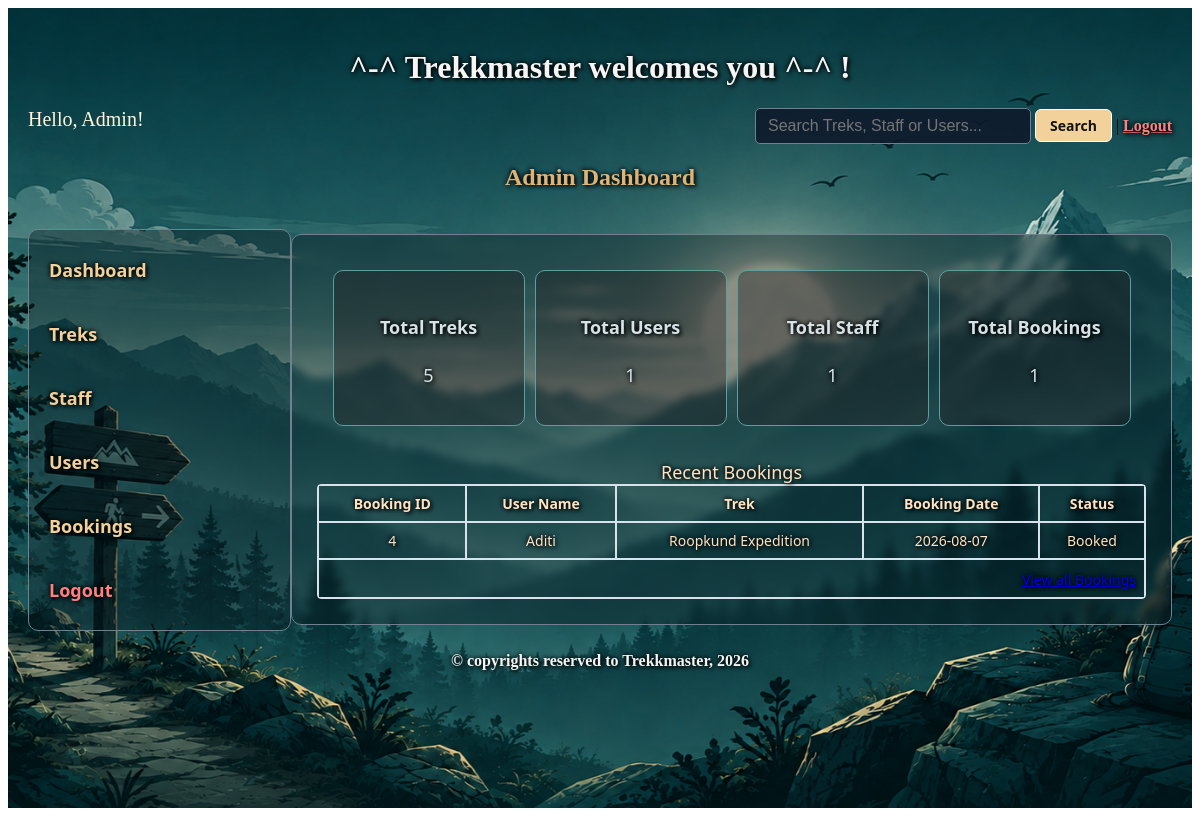
/admin (signed in), run on an earlier commit of the app's database.
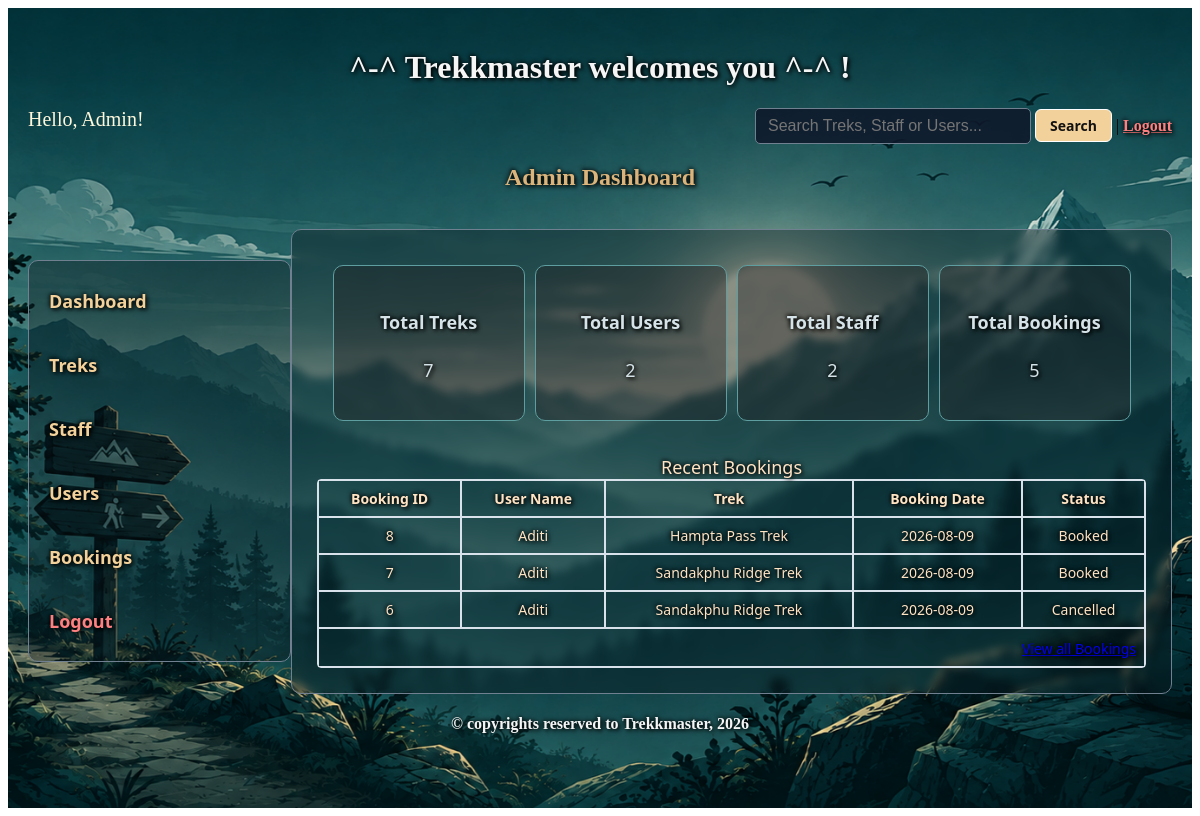
And on a later commit of the database.
### models.py (models this page shows)
class Bookings(db.Model):
    __tablename__='bookings'
    booking_id = db.Column(db.Integer, primary_key=True, autoincrement=True)
    trekker_id = db.Column(db.Integer, db.ForeignKey('trekker.trekker_id'), nullable=False)
    trek_id = db.Column(db.Integer, db.ForeignKey('trek.trek_id'), nullable=False)
    booking_date = db.Column(db.Date, nullable = False)
    status = db.Column(db.Integer, nullable=False, default=0)  #0-booked, 1-cancelled, 2-completed
    payment_status = db.Column(db.Integer, nullable=False, default=0)  #0-pending, 1-paid, 2-refunded

class Trekker(db.Model):
    __tablename__='trekker'
    trekker_id = db.Column(db.Integer, primary_key=True)
    user_id= db.Column(db.Integer, db.ForeignKey('user_details.user_id'), nullable=False, unique=True) #linking child to parent
    full_name = db.Column(db.String, nullable=False)
    address = db.Column(db.String, nullable=False)
    phone_no = db.Column(db.String(15), nullable=False)
    status = db.Column(db.Integer, nullable=False, default=0)  #0-registered, 1-deactivated, 2- blacklisted
    bookings = db.relationship("Bookings", cascade="all, delete", backref="trekker")

class Trek(db.Model):
    __tablename__='trek'
    trek_id = db.Column(db.Integer, primary_key=True, autoincrement=True)
    trek_name = db.Column(db.String, unique = True, nullable = False)
    location = db.Column(db.String, nullable = False)
    difficulty = db.Column(db.Integer, nullable=False, default=0)  #0-easy, 1-moderate, 2- hard
    staff_assigned = db.Column(db.Integer, db.ForeignKey('staff.staff_id'), nullable = False)
    status = db.Column(db.Integer, nullable=False, default=0)  #0-open, 1-closed, 2- completed
    duration = db.Column(db.Integer, nullable = False)
    description = db.Column(db.String, nullable = False)
    av_slots = db.Column(db.Integer, nullable = False)
    st_date = db.Column(db.Date, nullable = False)
    en_date = db.Column(db.Date, nullable = False)
    bookings = db.relationship("Bookings", cascade="all, delete", backref="trek")

### controller.py (the view)
@app.route('/admin')
@login_required
def admin_dash():
    total_treks = Trek.query.filter(Trek.status != 4).count()
    total_users = Trekker.query.filter(Trekker.status != 2).count()
    total_staff = Staff.query.filter_by(status=1).count()
    total_bookings = Bookings.query.count()
    recent_bookings = Bookings.query.order_by(Bookings.booking_id.desc()).limit(3).all()
    return render_template("admin_dash.html", total_treks=total_treks,total_users=total_users,total_staff=total_staff,total_bookings=total_bookings,recent_bookings=recent_bookings)

### app.py (called while the page is built)
@login_manager.user_loader
def load_user(user_id):
    return User_Details.query.get(int(user_id))

### templates/admin_dash.html (shortened to what this page needs)
<!DOCTYPE html>
<html lang="en">
<head>
    <link rel="stylesheet" href="/static/main.css">
</head>
<body>
    <div class="container">
        <div class="center">
            <h1>^-^ Trekkmaster welcomes you ^-^ !</h1>
        </div>
        <div style="display: flex; justify-content: space-between;">
            <span style="text-align: left; color: cornsilk; font-size: 20px;">Hello, Admin!</span>
            <span style="text-align: right;">
                <form action="{{ url_for('search') }}" method="GET">
                    <input type="text" name="q" placeholder="Search Treks, Staff or Users..." style="width: 250px">
                    <input type="submit" value="Search"> | <a href="/admin_logout">Logout</a>
                </form>
            </span>
        </div>
        <h2 class="heading">Admin Dashboard</h2>
        <br>
        <div style="display: flex;">
            <div class="sidebar">
                <a href="{{ url_for('admin_dash') }}" class="normal-text-link">Dashboard</a><br>
                <a href="{{ url_for('manage_treks') }}" class="normal-text-link">Treks</a><br>
                <a href="{{ url_for('manage_staff') }}" class="normal-text-link">Staff</a><br>
                <a href="{{ url_for('manage_users') }}" class="normal-text-link">Users</a><br>
                <a href="{{ url_for('manage_bookings') }}" class="normal-text-link">Bookings</a><br>
                <a href="/admin_logout" class="normal-text-link">Logout</a>
            </div>
            <div class="dash_style">
                <div style="display:flex; justify-content: center; gap:10px; margin-bottom: 10px; margin-top: 10px;">
                    <div class="single-metrics-card">
                        <h4>Total Treks</h4>
                        <p>{{ total_treks }}</p>
                    </div>
                    <div class="single-metrics-card">
                        <h4>Total Users</h4>
                        <p>{{ total_users }}</p>
                    </div>
                    <div class="single-metrics-card">
                        <h4>Total Staff</h4>
                        <p>{{ total_staff }}</p>
                    </div>
                    <div class="single-metrics-card">
                        <h4>Total Bookings</h4>
                        <p>{{ total_bookings }}</p>
                    </div>
                </div>
                <br>
                <table class="table" name="Bookings">
                    <caption style="font-size: 18px;">Recent Bookings</caption>
                    <tr>
                        <th>Booking ID</th>
                        <th>User Name</th>
                        <th>Trek</th>
                        <th>Booking Date</th>
                        <th>Status</th>
                    </tr>
                    {% for booking in recent_bookings %}
                    <tr>
                        <td>{{ booking.booking_id }}</td>
                        <td>{{ booking.trekker.full_name }}</td>
                        <td>{{ booking.trek.trek_name }}</td>
                        <td>{{ booking.booking_date.strftime('%Y-%m-%d') }}</td>
                        <td>
                            {% if booking.status == 0 %}Booked
                            {% elif booking.status == 1 %}Cancelled
                            {% elif booking.status == 2 %}Completed
                            {% endif %}
                        </td>
                    </tr>
                    {% else %}
                    <tr>
                        <td colspan="5">No recent bookings found.</td>
                    </tr>
                    {% endfor %}
                    <tfoot>
                        <tr>
                            <td colspan="5" style="text-align: right; padding-top: 10px;">
                                <a href="{{ url_for('manage_bookings') }}">View all Bookings</a>
                            </td>
                        </tr>
                    </tfoot>
                </table>
            </div>
        </div>
        <div class="center">
            <h4>&copy; copyrights reserved to Trekkmaster, 2026</h4>
        </div>
    </div>
</body>
</html>

### static/main.css (style rules this page uses)
.container { background: url('bg.png') no-repeat center center fixed; background-size: cover; width: 100%; min-height: 100vh; box-sizing: border-box; padding: 20px; }
.heading, .center, .sidebar, .dash_style, .form_style, .single-metrics-card, .normal-text-link, a { text-shadow: 2px 2px 4px #000000, -1px -1px 4px #000000; }
.heading { text-align: center; color: rgb(218, 180, 123); }
.center { text-align: center; color: whitesmoke; }
.sidebar { background: rgba(10, 25, 30, 0.393); width: 20%; border: 1px solid slategrey; margin: auto; border-radius: 10px; font-size: 18px; font-family: 'Segoe UI', Tahoma, Geneva, Verdana, sans-serif; padding: 20px; }
.sidebar a, .normal-text-link { color: rgb(243, 209, 154); text-decoration: none; font-weight: 600; display: block; margin: 8px 0; }
.dash_style, .form_style { background: rgba(10, 25, 30, 0.393); backdrop-filter: blur(4px); -webkit-backdrop-filter: blur(6px); border: 1px solid slategrey; width: 75%; margin: auto; border-radius: 10px; font-size: 18px; font-family: 'Segoe UI', Tahoma, Geneva, Verdana, sans-serif; padding: 25px; color: #ffffff; }
.single-metrics-card { width: 150px; background-color: rgba(30, 30, 30, 0.4); border: 1px solid cadetblue; border-radius: 10px; padding: 20px; text-align: center; color: rgb(213, 227, 232); font-family: 'Segoe UI', Tahoma, Geneva, Verdana, sans-serif; }
input[type="text"], input[type="email"], input[type="password"], input[type="number"], input[type="date"], textarea, select { background-color: rgba(15, 23, 42, 0.85); color: #ffffff; border: 1px solid slategrey; border-radius: 5px; padding: 8px 12px; font-size: 16px; }
.button, button, input[type="button"], input[type="submit"], .btn { font-size: 14px; font-family: 'Segoe UI', Tahoma, Geneva, Verdana, sans-serif; background-color: rgb(243, 209, 154) !important; color: #111111 !important; border: 1px solid #ffffff !important; border-radius: 6px; padding: 6px 14px; font-weight: 700; cursor: pointer; text-shadow: none !important; opacity: 1 !important; transition: background-color 0.2s, transform 0.1s; }
.table { border-spacing: 0; width: 100%; border: 1px solid rgb(217, 226, 235); margin: auto; border-radius: 4px; font-size: 14px; color: bisque; font-family: 'Segoe UI', Tahoma, Geneva, Verdana, sans-serif; text-align: center; }
.table th, .table td { border: 1px solid rgb(217, 226, 235); padding: 8px; }
.logout-link, a[href*="admin_logout"], a[href*="staff_logout"], a[href*="user_logout"] { color: #ff8080 !important; font-weight: bold; }

What changed in the data, as far as the page shows it:
no longer on this page (row unchanged): Bookings: booking_id "4", trekker.full_name "Aditi", trek.trek_name "Roopkund Expedition", booking_date "2026-08-07", status "Booked"
added Bookings: booking_id "8", trekker.full_name "Aditi", trek.trek_name "Hampta Pass Trek", booking_date "2026-08-09", status "Booked"
added Bookings: booking_id "7", trekker.full_name "Aditi", trek.trek_name "Sandakphu Ridge Trek", booking_date "2026-08-09", status "Booked"
added Bookings: booking_id "6", trekker.full_name "Aditi", trek.trek_name "Sandakphu Ridge Trek", booking_date "2026-08-09", status "Cancelled"
Also different on the page:
{{ total_treks }}: "5" → "7"
{{ total_users }}: "1" → "2"
{{ total_staff }}: "1" → "2"
{{ total_bookings }}: "1" → "5"
